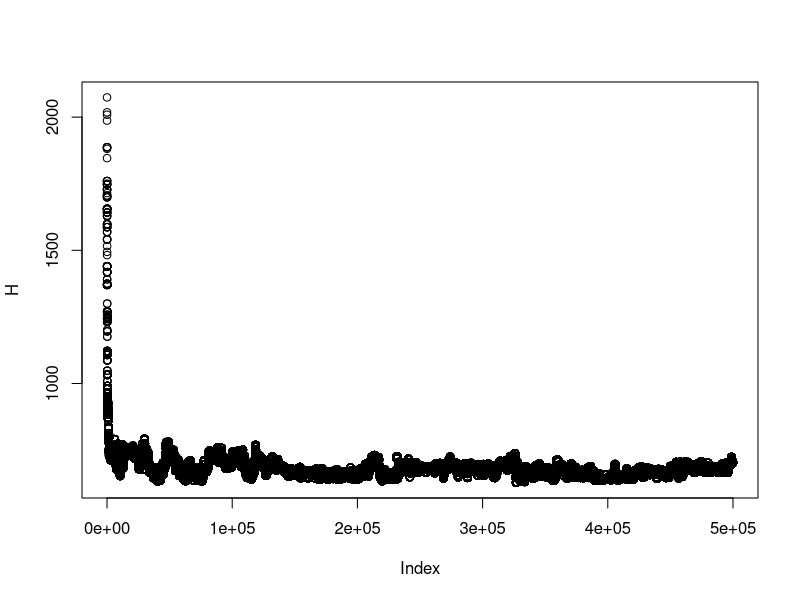
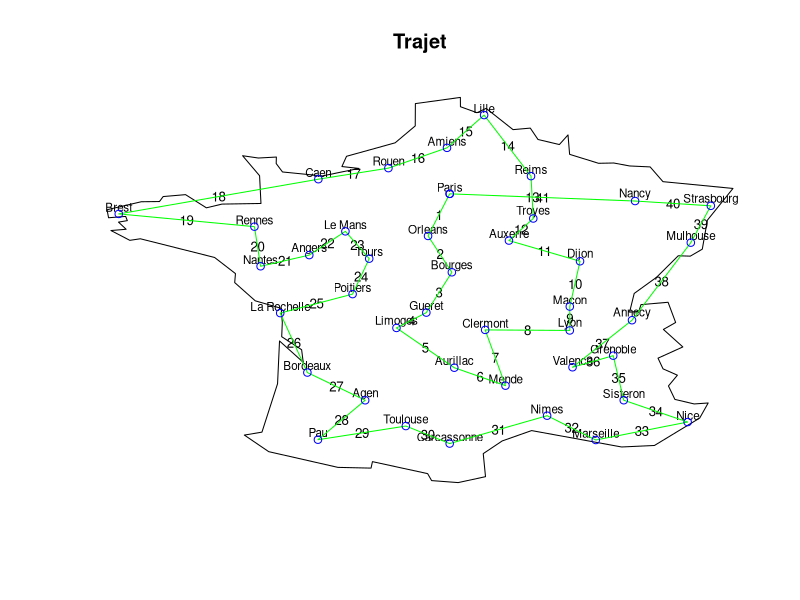

R code for these plots, in order:
## Mohammed HAJJI 



## Algorithme de Recuit Simule pour le probleme du voyageur de commerce

## Le problème du voyageur de commerce, est un problème  d'optimisation qui, étant
## donné une liste de villes, et des distances entre toutes les paires de  villes, détermine
## un plus court chemin qui visite chaque ville une et une seule fois et qui termine dans la ville
## de départ.Le problème du voyageur de commerce  étant NP-Complet, n'est pas resolvable dans un temps
## Polynomial, Nous proposons dans cette exercice une optimisation par l'algorithme de Metrpolis.

## Depart et retour a  Paris

N=40 ## Nombre de villes (Hors Paris)

## Matrice des distances ; les villes de 1 a 37 sont : Paris, Clermont, 
## Poitiers, Gueret, Dijon, Macon, Tours, Le Mans, Auxerre, Angers,
## Nantes, Bordeaux, Bourges, Caen, Troyes, Rennes, Orleans, Lyon, Nancy,
## Strasbourg, Toulouse, Lille, Grenoble, Marseille, Carcassonne, Reims, 
## Aurillac, Amiens, Nimes, La Rochelle, Pau, Mende, Nice, Limoges, Mulhouse.
## Agen, Rouen, Valence, Annecy, Brest, Sisteron


V <- array(0,dim=c(N+1,N+1))

V[1,2]=42; V[1,3]=38; V[1,4]=39; V[1,5]=33; V[1,6]=43; V[1,7]=26;
V[1,8]=24; V[1,9]=19; V[1,10]=34; V[1,11]=39; V[1,12]=57; V[1,13]=25;
V[1,14]=23; V[1,15]=17; V[1,16]=35; V[1,17]=13; V[1,18]=46; V[1,19]=30;
V[1,20]=44; V[1,21]=66; V[1,22]=22; V[1,23]=55; V[1,24]=78; V[1,25]=77; 
V[1,26]=14; V[1,27]=58; V[1,28]=13; V[1,29]=71; V[1,30]=47; V[1,31]=78;
V[1,32]=56; V[1,33]=87; V[1,34]=38; V[1,35]=46; V[1,36]= 66; V[1,37]=13;
V[1,38]=56 ; V[1,39]=52; V[1,40]=59; V[1,41]=71;
V[2,3]=30; V[2,4]=13; V[2, 5]=29; V[2,6]=19; V[2,7]=33; V[2,8]=44;
V[2,9]=30; V[2,10]=44; V[2,11]=54; V[2,12]=37; V[2,13]=19; V[2,14]=59; 
V[2,15]=37; V[2,16]=60; V[2,17]=30; V[2,18]=18; V[2,19]=46; V[2,20]=55;
V[2,21]= 36; V[2,22]=61; V[2,23]=28; V[2,24]=48; V[2,25]=43; V[2,26]=53;
V[2,27]=16; V[2,28]=52; V[2,29]=32; V[2,30]=40; V[2,31]=50; V[2,32]=17; 
V[2,33]=56; V[2,34]=18; V[2,35]=45; V[2,36]=36; V[2,37]=51; V[2,38]=24; 
V[2,39]=30; V[2,40]=83; V[2,41]=40;
V[3,4]=16; V[3,5]=43; V[3,6]=45; V[3,7]=12; V[3,8]=20; V[3,9]=36;
V[3,10]=16; V[3,11]=22; V[3,12]=23; V[3,13]=24; V[3,14]=36; V[3,15]=41;
V[3,16]=29; V[3,17]=22; V[3,18]=49; V[3,19]=58; V[3,20]=71; V[3,21]=41; 
V[3,22]=55; V[3,23]=52; V[3,24]=79; V[3,25]=50; V[3,26]=47; V[3,27]=31; 
V[3,28]=44; V[3,29]=58; V[3,30]=14; V[3,31]=42; V[3,32]=44; V[3,33]=83;
V[3,34]=12; V[3,35]=63; V[3,36]=33; V[3,37]=38; V[3,38]=50; V[3,39]=54;
V[3,40]=48; V[3,41]=71;
V[4,5]=35; V[4,6]=29; V[4,7]=21; V[4,8]=31; V[4,9]=29; V[4,10]=31;
V[4,11]=34; V[4,12]=31; V[4,13]=17; V[4,14]=52; V[4,15]=41; V[4,16]=44;
V[4,17]=27; V[4,18]=33; V[4,19]=51; V[4,20]=61; V[4,21]=34; V[4,22]=55; 
V[4,23]=39; V[4,24]=64; V[4,25]=47; V[4,26]=56; V[4,27]=21; V[4,28]=46; 
V[4,29]=47; V[4,30]=27; V[4,31]=44; V[4,32]=30; V[4,33]=68; V[4,34]=8; 
V[4,35]=51; V[4,36]=36; V[4,37]=47; V[4,38]=36; V[4,39]=41; V[4,40]=62; 
V[4,41]=57;
V[5,6]=15; V[5, 7]=42; V[5,8]=48; V[5,9]=15 ; V[5,10]=55 ; V[5,11]=64;
V[5,12]=67; V[5,13]=25; V[5,14]=55; V[5,15]=18; V[5,16]=62; V[5,17]=30;
V[5,18]=19; V[5,19]=20; V[5,20]=31; V[5,21]=61; V[5,22]=47; V[5,23]=28;
V[5,24]=51; V[5,25]=64; V[5,26]=28; V[5,27]=45; V[5,28]=41; V[5,29]=44; 
V[5,30]=57; V[5,31]=75; V[5,32]=41; V[5,33]=59; V[5,34]=41; V[5,35]=21;
V[5,36]=64; V[5,37]=44; V[5,38]=29; V[5,39]=23; V[5,40]=86; V[5,41]=44;
V[6,7]=44; V[6,8]=25; V[6,9]=25; V[6,10]=56; V[6,11]=60 ; V[6,12]=58;
V[6,13]=25; V[6,14]=63; V[6,15]=31; V[6,16]=70; V[6,17]=38; V[6,18]=7;
V[6,19]=32;V[6,20]=40; V[6,21]=54; V[6,22]=59; V[6,23]=17; V[6,24]=38; 
V[6,25]=52; V[6,26]=42; V[6,27]=37; V[6,28]=52; V[6,29]=31; V[6,30]=53; 
V[6,31]=69; V[6,32]=28; V[6,33]=49; V[6,34]=34; V[6,35]=29; V[6,36]=59; 
V[6,37]=52; V[6,38]=17 ; V[6,39]=14; V[6,40]=89; V[6,41]=32;
V[7,8]=10; V[7,9]=28; V[7,10]=12; V[7,11]=21; V[7,12]=33; V[7,13]=16;
V[7,14]=26; V[7,15]=31; V[7,16]=26; V[7,17]=12; V[7,18]=43;V[7,19]=49;
V[7,20]=63; V[7,21]=49; V[7,22]=45; V[7,23]=53; V[7,24]=80; V[7,25]=61;
V[7,26]=37; V[7,27]=41; V[7,28]=35; V[7,29]=62; V[7,30]=23; V[7,31]=52;
V[7,32]=47; V[7,33]=85; V[7,34]=20; V[7,35]=59; V[7,36]=44; V[7,37]=28;
V[7,38]=52; V[7,39]=53; V[7,40]=50; V[7,41]=73;
V[8,9]=23; V[8,10]=11; V[8,11]=18; V[8,12]=43; V[8,13]=26; V[8,14]=17; 
V[8,15]=34; V[8,16]=16; V[8,17]=14; V[8,18]=50; V[8,19]=50; V[8,20]=64;
V[8,21]=57; V[8,22]=42; V[8,23]=60; V[8,24]=90; V[8,25]=70; V[8,26]=34;
V[8,27]=51; V[8,28]=31; V[8,29]=70; V[8,30]=27; V[8,31]=59; V[8,32]=56; 
V[8,33]=93; V[8,34]=29; V[8,35]=62; V[8,36]=54; V[8,37]=21; V[8,38]=59; 
V[8,39]=60; V[8,40]=40; V[8,41]=83;
V[9,10]=40; V[9,11]=49; V[9,12]=60; V[9,13]=15; V[9,14]=40; V[9,15]=8;
V[9,16]=48; V[9,17]=15; V[9,18]=30; V[9,19]=26; V[9,20]=39; V[9,21]=61; 
V[9,22]=38; V[9,23]=39; V[9,24]=61; V[9,25]=71; V[9,26]=21; V[9,27]=43;
V[9,28]=30; V[9,29]=54; V[9,30]=46; V[9,31]=69; V[9,32]=43; V[9,33]=70;
V[9,34]=32; V[9,35]=35; V[9,36]=60; V[9,37]=30; V[9,38]=40; V[9,39]=36;
V[9,40]=72; V[9,41]=55;
V[10,11]=9; V[10,12]=38; V[10,13]=27; V[10,14]=25; V[10,15]=43; V[10,16]=13;
V[10,17]=25; V[10,18]=52; V[10,19]=58; V[10,20]=72; V[10,21]=54; V[10,22]=51; 
V[10,23]=63; V[10,24]=91; V[10,25]=64; V[10,26]=43; V[10,27]=47; V[10,28]=39; 
V[10,29]=72; V[10,30]=18; V[10,31]=53; V[10,32]=57; V[10,33]=95; V[10,34]=25; 
V[10,35]=70; V[10,36]=48; V[10,37]=30; V[10,38]=61; V[10,39]=63; V[10,40]=37; 
V[10,41]=84;
V[11,12]=33; V[11,13]=36; V[11,14]=29; V[11,15]=52; V[11,16]=11; V[11,17]=33;
V[11,18]=60; V[11,19]=67; V[11,20]=81; V[11,21]=55; V[11,22]=60; V[11,23]=70;
V[11,24]=97; V[11,25]=66; V[11,26]=52; V[11,27]=54; V[11,28]=48; V[11,29]=76; 
V[11,30]=14; V[11,31]=51; V[11,32]=61; V[11,33]=101; V[11,34]=30; V[11,35]=79;
V[11,36]=46; V[11,37]=39; V[11,38]=69; V[11,39]=72; V[11,40]=30; V[11,41]=93;
V[12,13]=42 ; V[12,14]=59; V[12,15]=65; V[12,16]=45; V[12,17]=45; V[12,18]=53;
V[12,19]=78; V[12,20]=91; V[12,21]=24; V[12,22]=77; V[12,23]=64; V[12,24]=65;
V[12,25]=34; V[12,26]=73; V[12,27]=31; V[12,28]=67; V[12,29]=51; V[12,30]=18; 
V[12,31]=19; V[12,32]=41; V[12,33]=78; V[12,34]=22; V[12,35]=80;V[12,36]=14; 
V[12,37]=65; V[12,38]=57; V[12,39]=66; V[12,40]=62; V[12,41]=73;
V[13,14]=42; V[13,15]=23; V[13,16]=41; V[13,17]=12; V[13,18]=28; V[13,19]=40;
V[13,20]=53; V[13,21]=47; V[13,22]=44; V[13,23]=39; V[13,24]=65; V[13,25]=57;
V[13,26]=35; V[13,27]=34; V[13,28]=36; V[13,29]=50; V[13,30]=32; V[13,31]=56;
V[13,32]=35; V[13,33]=70; V[13,34]=19; V[13,35]=45; V[13,36]=43; V[13,37]=33;
V[13,38]=37; V[13,39]=38; V[13,40]=64; V[13,41]=55;
V[14,15]=41; V[14,16]=19; V[14,17]=32; V[14,18]=65; V[14,19]=52; V[14,20]=66;
V[14,21]=73; V[14,22]=35; V[14,23]=75; V[14,24]=101; V[14,25]=87; V[14,26]=38;
V[14,27]=67; V[14,28]=24; V[14,29]=86; V[14,30]=40; V[14,31]=75; V[14,32]=71; 
V[14,33]=107; V[14,34]=44; V[14,35]=68; V[14,36]=74; V[14,37]=13; V[14,38]=74; 
V[14,39]=73; V[14,40]=37; V[14,41]=93;
V[15,16]=48; V[15,17]=19; V[15,18]=41; V[15,19]=19; V[15,20]=32; V[15,21]=68; 
V[15,22]=32; V[15,23]=43; V[15,24]=69; V[15,25]=80; V[15,26]=13; V[15,27]=51;
V[15,28]=26; V[15,29]=58; V[15,30]=53; V[15,31]=76; V[15,32]=51; V[15,33]=75;
V[15,34]=40; V[15,35]=30; V[15,36]=69; V[15,37]=31; V[15,38]=44; V[15,39]=39;
V[15,40]=73; V[15,41]=62;
V[16,17]=30; V[16,18]=64; V[16,19]=64; V[16,20]=78; V[16,21]=66; V[16,22]=53; 
V[16,23]=75; V[16,24]=106; V[16,25]=78; V[16,26]=49; V[16,27]=60; V[16,28]=42; 
V[16,29]=83; V[16,30]=25; V[16,31]=62; V[16,32]=68; V[16,33]=106; V[16,34]=38; 
V[16,35]=77; V[16,36]=58; V[16,37]=31; V[16,38]=73; V[16,39]=74; V[16,40]=24;
V[16,41]=97;
V[17,18]=39; V[17,19]=37; V[17,20]=51; V[17,21]=54; V[17,22]=34; V[17,23]=49;
V[17,24]=76; V[17,25]=65; V[17,26]=27; V[17,27]=45; V[17,28]=25; V[17,29]=61; 
V[17,30]=35; V[17,31]=62; V[17,32]=46; V[17,33]=81; V[17,34]=26; V[17,35]=48;
V[17,36]=54; V[17,37]=22; V[17,38]=47; V[17,39]=48; V[17,40]=55; V[17,41]=69;
V[18,19]=39; V[18,20]=45; V[18,21]=47; V[18,22]=66; V[18,23]=10; V[18,24]=32; 
V[18,25]=45; V[18,26]=49; V[18,27]=30; V[18,28]=59; V[18,29]=24; V[18,30]=55; 
V[18,31]=65; V[18,32]=22; V[18,33]=42; V[18,34]=33; V[18,35]=34; V[18,36]=54;
V[18,37]=59; V[18,38]=10; V[18,39]=14; V[18,40]=97; V[18,41]=24;
V[19,20]=14; V[19,21]=81; V[19,22]=38; V[19,23]=47; V[19,24]=72; V[19,25]=85;
V[19,26]=21; V[19,27]=66; V[19,28]=35; V[19,29]=63; V[19,30]=71; V[19,31]=95;
V[19,32]=60; V[19,33]=78; V[19,34]=58; V[19,35]=17; V[19,36]=85; V[19,37]=45;
V[19,38]=49; V[19,39]=40; V[19,40]=88; V[19,41]=65;
V[20,21]=90; V[20,22]=48; V[20,23]=51; V[20,24]=81; V[20,25]=94; V[20,26]=35;
V[20,27]=75; V[20,28]=49; V[20,29]=69; V[20,30]=85; V[20,31]=104; V[20,32]=67; 
V[20,33]=76; V[20,34]=58; V[20,35]=11; V[20,36]=94; V[20,37]=62; V[20,38]=55; 
V[20,39]=41; V[20,40]=107; V[20,41]=67;
V[21,22]=88; V[21,23]=52; V[21,24]=41; V[21,25]=9; V[21,26]=81; V[21,27]=25;
V[21,28]=80; V[21,29]=28; V[21,30]=41; V[21,31]=19; V[21,32]=24; V[21,33]=55;
V[21,34]=28; V[21,35]=80; V[21,36]=11; V[21,37]=76; V[21,38]=43; V[21,39]=60;
V[21,40]=86; V[21,41]=49;
V[22,23]=75; V[22,24]=100; V[22,25]=97; V[22,26]=20; V[22,27]=79; V[22,28]=12;
V[22,29]=90; V[22,30]=68; V[22,31]=96; V[22,32]=77; V[22,33]=106; V[22,34]=60; 
V[22,35]=55; V[22,36]=88; V[22,37]=25; V[22,38]=76; V[22,39]=69; V[22,40]=75;
V[22,41]=93;
V[23,24]=28; V[23,25]=44; V[23,26]=59; V[23,27]=39; V[23,28]=68; V[23,29]=24; 
V[23,30]=65; V[23,31]=71; V[23,32]=27; V[23,33]=32; V[23,34]=44; V[23,35]=40;
V[23,36]=60; V[23,37]=70; V[23,38]=9; V[23,39]=10; V[23,40]=108; V[23,41]=14;
V[24,25]=31; V[24,26]=80; V[24,27]=43; V[24,28]=90; V[24,29]=12; V[24,30]=76; 
V[24,31]=58; V[24,32]=26; V[24,33]=18; V[24,34]=57; V[24,35]=65; V[24,36]=52; 
V[24,37]=90; V[24,38]=21; V[24,39]=37; V[24,40]=136; V[24,41]=13;
V[25,26]=90; V[25,27]=26; V[25,28]=89; V[25,29]=19; V[25,30]=50; V[25,31]=28;
V[25,32]=27; V[25,33]=46; V[25,34]=38; V[25,35]=78; V[25,36]=21; V[25,37]=85;
V[25,38]=34; V[25,39]=51; V[25,40]=96; V[25,41]=40;
V[26,27]=68; V[26,28]=16; V[26,29]=71; V[26,30]=59; V[26,31]=87; V[26,32]=63; 
V[26,33]=87; V[26,34]=50; V[26,35]=36; V[26,36]=80; V[26,37]=24; V[26,38]=56; 
V[26,39]=50; V[26,40]=73; V[26,41]=73;
V[27,28]=67; V[27,29]=29; V[27,30]=38; V[27,31]=37; V[27,32]=14; V[27,33]=57;
V[27,34]=17; V[27,35]=60; V[27,36]=22; V[27,37]=64; V[27,38]=27; V[27,39]=42;
V[27,40]=77; V[27,41]=43;
V[28,29]=83; V[28,30]=57; V[28,31]=86; V[28,32]=69; V[28,33]=100; V[28,34]=51; 
V[28,35]=52; V[28,36]=80; V[28,37]=12; V[28,38]=69; V[28,39]=64; V[28,40]=62;
V[28,41]=84;
V[29,30]=66; V[29,31]=47; V[29,32]=14; V[29,33]=28; V[29,34]=46; V[29,35]=59;
V[29,36]=40; V[29,37]=84; V[29,38]=14; V[29,39]=32; V[29,40]=108; V[29,41]=20;
V[30,31]=38; V[30,32]=53; V[30,33]=93; V[30,34]=23; V[30,35]=77; V[30,36]=32; 
V[30,37]=49; V[30,38]=64; V[30,39]=68; V[30,40]=44; V[30,41]=86;
V[31,32]=43; V[31,33]=74; V[31,34]=37; V[31,35]=94; V[31,36]=17; V[31,37]=85;
V[31,38]=61; V[31,39]=78; V[31,40]=82; V[31,41]=67;
V[32,33]=42; V[32,34]=32; V[32,35]=56; V[32,36]=32; V[32,37]=67; V[32,38]=18; 
V[32,39]=35; V[32,40]=95; V[32,41]=31;
V[33,34]=73; V[33,35]=65; V[33,36]=67; V[33,37]=106; V[33,38]=35; V[33,39]=42;
V[33,40]=142; V[33,41]=18;
V[34,35]=60; V[34,36]=24; V[34,37]=48; V[34,38]=41; V[34,39]=47; V[34,40]=60;
V[34,41]=65;
V[35,36]=83; V[35,37]=61; V[35,38]=44; V[35,39]=30; V[35,40]=102; V[35,41]=57;
V[36,37]=75; V[36,38]=48; V[36,39]=64; V[36,40]=76; V[36,41]=60;
V[37,38]=68; V[37,39]=64; V[37,40]=50; V[37,41]=83;
V[38,39]=17; V[38,40]=107; V[38,41]=17;
V[39,40]=104; V[39,41]=25;
V[40,41]=122;



V=V+t(V)



##############   Algorithme du recuit #################################################




##Initialisation du trajet

G_best=1:N


##############   Sortie graphique du meilleur trajet G_best ###########################



## Trace de la carte de France

frontiere <- array(0,dim=c(93,2))

frontiere[1,]<-c(-1.890011344864835, 43.39994027717378)   
frontiere[2,]<-c(-1.526088473383384, 43.46652614992962)    
frontiere[3,]<-c(-1.203687377362188, 44.56128139764979)    
frontiere[4,]<-c(-1.163166811337313, 45.52731326071159)    
frontiere[5,]<-c(-0.6736004848015615, 45.04545630005487)    
frontiere[6,]<-c(-0.7066948874486197, 45.32945421754)    
frontiere[7,]<-c(-1.118203419105098, 45.62396892639908)    
frontiere[8,]<-c(-1.105714715458872, 45.94493198008892)    
frontiere[9,]<-c(-1.12838239609037, 46.26455005881584)    
frontiere[10,]<-c(-1.6645304311116, 46.43530693449198)    
frontiere[11,]<-c(-2.088893784042677, 46.84723574177161)    
frontiere[12,]<-c(-2.073119073683606, 47.05048478216584)    
frontiere[13,]<-c(-2.504608707324863, 47.41535164398242)    
frontiere[14,]<-c(-4.037633513427355, 47.83792429729075)    
frontiere[15,]<-c(-4.254849703174842, 47.80261641004851)    
frontiere[16,]<-c(-4.645123541547223, 48.0242045085484)    
frontiere[17,]<-c(-4.331355831033263, 48.05282984881239)    
frontiere[18,]<-c(-4.488867816785802, 48.21453280425273)    
frontiere[19,]<-c(-4.306560642090731, 48.24810156186573)    
frontiere[20,]<-c(-4.340892758039394, 48.34350662170984)    
frontiere[21,]<-c(-4.694048576126732, 48.31323817501202)    
frontiere[22,]<-c(-4.725527732010061, 48.49427630181697)    
frontiere[23,]<-c(-4.018198196631981, 48.67506746252908)    
frontiere[24,]<-c(-3.642873987186096, 48.67979462275454)    
frontiere[25,]<-c(-3.566124212239391, 48.79243751363897)    
frontiere[26,]<-c(-3.104118485435778, 48.83571472087023)    
frontiere[27,]<-c(-2.674218125158933, 48.53771138275979)    
frontiere[28,]<-c(-2.352572190734006, 48.62188260125732)    
frontiere[29,]<-c(-1.546511804018612, 48.63608706535828)    
frontiere[30,]<-c(-1.575065288393238, 49.26317482005418)    
frontiere[31,]<-c(-1.92568701686213, 49.7155241070171)    
frontiere[32,]<-c(-1.600292703431177, 49.66362701893297)    
frontiere[33,]<-c(-1.228254313376111, 49.685464046314)    
frontiere[34,]<-c(-1.232046250908218, 49.53935500087057)    
frontiere[35,]<-c(-1.101752196986852, 49.34843695552533)    
frontiere[36,]<-c(-0.2825782177554256, 49.2579067570399)    
frontiere[37,]<-c(0.4773543128856985, 49.42809916390489)    
frontiere[38,]<-c(0.1253004614904157, 49.47090909815103)    
frontiere[39,]<-c(0.2208001384982297, 49.70276214800806)    
frontiere[40,]<-c(1.224354325238743, 50.00722197783535)    
frontiere[41,]<-c(1.639721900869359, 50.38926155112484)    
frontiere[42,]<-c(1.642664904961495, 50.89415356758433)    
frontiere[43,]<-c(2.571993635011597, 51.0338944589171)    
frontiere[44,]<-c(2.57332611518341, 50.82346702706909)    
frontiere[45,]<-c(2.913760909892759, 50.68788879417939)    
frontiere[46,]<-c(3.103244146802385, 50.78631626136612)    
frontiere[47,]<-c(3.659733848071119, 50.30529841369466)    
frontiere[48,]<-c(4.016034143556764, 50.33988863284699)    
frontiere[49,]<-c(4.175178735191895, 50.08210320100684)    
frontiere[50,]<-c(4.616530720615451, 49.96826023474988)    
frontiere[51,]<-c(4.795025965615682, 50.18583431157266)    
frontiere[52,]<-c(4.827977702557021, 49.74699255642302)    
frontiere[53,]<-c(5.425392647421083, 49.54439130531281)    
frontiere[54,]<-c(5.739730685124953, 49.55103807649246)    
frontiere[55,]<-c(6.06729438912769, 49.4840577316069)    
frontiere[56,]<-c(6.491281445078217, 49.46264377200747)    
frontiere[57,]<-c(6.75571327386961, 49.12927322687535)    
frontiere[58,]<-c(8.201796478649424, 48.97591791225366)    
frontiere[59,]<-c(7.673676139531496, 48.25851563893939)    
frontiere[60,]<-c(7.56845146508074, 47.60344963683364)    
frontiere[61,]<-c(7.32024367405695, 47.44513955544842)    
frontiere[62,]<-c(7.071360242064299, 47.45358049632104)    
frontiere[63,]<-c(6.62451807999329, 46.96823803276949)    
frontiere[64,]<-c(6.162029217094378, 46.60231996612718)    
frontiere[65,]<-c(6.066610775760656, 46.17856306229678)    
frontiere[66,]<-c(6.257498364113462, 46.19666431426239)    
frontiere[67,]<-c(6.301872403502051, 46.34938687654174)    
frontiere[68,]<-c(6.861463339274339, 46.40245337472187)    
frontiere[69,]<-c(7.017929770616087, 45.94556231010345)    
frontiere[70,]<-c(6.764943836752621, 45.78857058089388)    
frontiere[71,]<-c(7.166601474155536, 45.39282263517097)    
frontiere[72,]<-c(6.653761799998819, 45.13911105218517)    
frontiere[73,]<-c(6.757651740197312, 44.89710726010914)    
frontiere[74,]<-c(7.054043217502413, 44.75396034087427)    
frontiere[75,]<-c(6.869325931607312, 44.51087114631039)    
frontiere[76,]<-c(7.002616551493348, 44.20607287444226)    
frontiere[77,]<-c(7.400805105055442, 44.10380889958807)    
frontiere[78,]<-c(7.689753826772605, 44.12552535018468)    
frontiere[79,]<-c(7.515061875183162, 43.7852964894461)    
frontiere[80,]<-c(6.579999636832232, 43.16489068063933)    
frontiere[81,]<-c(5.902270950224193, 43.13098616039171)    
frontiere[82,]<-c(4.043101528472381, 43.50153398287527)    
frontiere[83,]<-c(3.436014403081625, 43.2677934567814)    
frontiere[84,]<-c(3.044082836994732, 42.98072339226199)    
frontiere[85,]<-c(3.091056730618972, 42.45969888755423)    
frontiere[86,]<-c(2.526608645753571, 42.32581477421949)    
frontiere[87,]<-c(1.978104539472978, 42.37088197097692)    
frontiere[88,]<-c(1.895870371966853, 42.52820887653542)    
frontiere[89,]<-c(0.7560594524244203, 42.79943908951059)    
frontiere[90,]<-c(0.7269731355005962, 42.65314077026987)    
frontiere[91,]<-c(0.04248034029632037, 42.66991843927905)    
frontiere[92,]<-c(-1.386126483719303, 43.02508241329305)
frontiere[93,]<-c(-1.890011344864835, 43.39994027717378)



## Localisation des villes

position <- array(0,dim=c(N+2,2))
position[1,]<-c(2.351805180704266, 48.85400969127046)
position[N+2,]<-c(2.351805180704266, 48.85400969127046)
position[2,]<-c(3.083998339641749, 45.77768075368159)    
position[3,]<-c(0.3459766164476508, 46.58727225103882)
position[4,]<-c(1.868830388128449, 46.16906317274702)    
position[5,]<-c(5.043326151926627, 47.3293717391258)    
position[6,]<-c(4.831812627327309, 46.30566433896024)    
position[7,]<-c(0.6891061057189397, 47.3882990242959)  
position[8,]<-c(0.1977390085072901, 48.00585356747929)   
position[9,]<-c(3.575159833022831, 47.79764093593785)    
position[10,]<-c(-0.5487355455807347, 47.46921855555196)    
position[11,]<-c(-1.553835556601499, 47.21645709538476)    
position[12,]<-c(-0.5880694804310389, 44.81346413012534) 
position[13,]<-c(2.39608025982174, 47.08025796745675)     
position[14,]<-c(-0.3610639287786248, 49.18501591578796)
position[15,]<-c(4.07734043442664, 48.29643496506808)     
position[16,]<-c(-1.681486463481057, 48.11161801319862)    
position[17,]<-c(1.904310346007765, 47.90183788966329)    
position[18,]<-c(4.831844579009798, 45.76537622222675)    
position[19,]<-c(6.180761941163706, 48.6911991567444)    
position[20,]<-c(7.74454877733517, 48.58312694472249) 
position[21,]<-c(1.445872778203823, 43.60435748484851)
position[22,]<-c(3.062386996469666, 50.63446933632193)
position[23,]<-c(5.728730310031624, 45.19549293594445)
position[24,]<-c(5.368670, 43.288566)
position[25,]<-c(2.351024, 43.208041)
position[26,]<-c(4.030531, 49.253933)
position[27,]<-c(2.446033, 44.922935)
position[28,]<-c(2.295631455224776, 49.89397910222291)
position[29,]<-c(4.363240651994897, 43.83825200968894)
position[30,]<-c(-1.148867197790304, 46.1580868456743)
position[31,]<-c(-0.3697895951897412, 43.2951664398616)
position[32,]<-c(3.503532370791358, 44.51696519841824)
position[33,]<-c(7.26579664737482, 43.69476935505691)
position[34,]<-c(1.252155, 45.82246)
position[35,]<-c(7.331065, 47.750431)
position[36,]<-c(0.605669, 44.18648)
position[37,]<-c(1.085770, 49.435238)
position[38,]<-c(4.8883, 44.9333)
position[39,]<-c(6.1170, 45.9966)
position[40,]<-c(-4.48333, 48.4)
position[41,]<-c(5.94623, 44.18758)


## Nom des villes 

P=c('Paris','Clermont','Poitiers','Gueret','Dijon','Macon','Tours',
'Le Mans','Auxerre','Angers','Nantes','Bordeaux','Bourges','Caen',
'Troyes','Rennes','Orleans','Lyon','Nancy','Strasbourg', 'Toulouse', 
'Lille', 'Grenoble', 'Marseille', 'Carcassonne', 'Reims', 'Aurillac', 
'Amiens', 'Nimes', 'La Rochelle', 'Pau', 'Mende', 'Nice', 'Limoges', 
'Mulhouse', 'Agen', 'Rouen', 'Valence', 'Annecy','Brest','Sisteron')

## Trace du trajet G_best
Hg=function(G) {
  H=V[1,G[1]+1]
  for (i in 1:(N-1)) {
    H=H+V[G[i]+1,G[i+1]+1]
  }
  H=H+V[G[N]+1,1]
  return(H)
}

transition1 = function(G,beta) {
  result=G
  Gnew=G
  k0=sample(1:N,2,replace=F)
  Gnew[k0[1]]=G[k0[2]]
  Gnew[k0[2]]=G[k0[1]]
  #Test (accepter de remonter)
  delta=0
  for (i in 1:(N-1)){
  delta= delta + abs((V[Gnew[i]+1,Gnew[i+1]+1]))-abs((V[G[i]+1,G[i+1]+1]))
  }
  alpha=min(exp(-beta*delta),1)
  u=runif(1)
  if(u<alpha){
    result=Gnew}
  return(result)
}

transition2 = function(G,beta) {
  result=G
  Gnew=G
  k0=sample(1:N,2,replace=F)
  for (i in 0:(abs(k0[2]-k0[1]))) {
  Gnew[min(k0[1],k0[2])+i]=G[max(k0[1],k0[2])-i]
  }
  #Test (accepter de remonter)
  delta=0
  for (i in 1:(N-1)){
    delta= delta + abs((V[Gnew[i]+1,Gnew[i+1]+1]))-abs((V[G[i]+1,G[i+1]+1]))
  }
  alpha=min(exp(-beta*delta),1)
  u=runif(1)
  if(u<alpha){
    result=Gnew}
  return(result)
}

nmax=500000
beta=1
beta0=0.03
G=1:N
H=rep(0,nmax)
H[1]=Hg(G)
Hbest=H[1]
for (i in 1:(nmax-1)){
  beta=beta0*log(i)
  toto1=transition2(G,beta)
  G=toto1[1:N]
  H[i+1]=Hg(G)
  if (H[i+1]<Hbest) {
    Hbest=H[i+1]
    G_best=G
  }
}

plot(H)


coord_trajet=position
for (i in 1:N)
  {coord_trajet[i+1,]=position[G_best[i]+1,]}

x11()
plot(frontiere[,1],frontiere[,2],type="l", bg="grey",col="black", xlab="", ylab="", axes=FALSE, main="Trajet")

for (i in 1:(N+1))
  {
  text(position[i,1],position[i,2]+0.15,P[i], cex=0.7)
  x=(coord_trajet[i,1]+coord_trajet[i+1,1])/2
  y=(coord_trajet[i,2]+coord_trajet[i+1,2])/2
  text(x,y,i,cex=0.8)	}
  
lines(coord_trajet[,1],coord_trajet[,2],type="l", col="green")
lines(coord_trajet[,1],coord_trajet[,2],type="p", col="blue")






